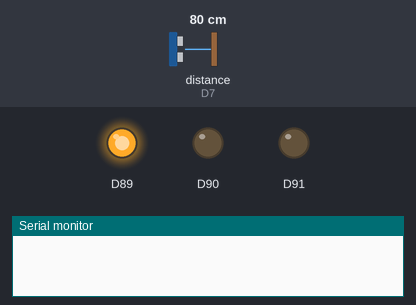
The sketch below on a simulated Arduino MKR. Shown: output pins drawn as LEDs (lit = HIGH), the last lines printed to the serial monitor. The test bench sets the inputs (shaded band); at power-on: distance to the obstacle (sensor on D7) 80 cm. The echo pulse lasts 58.3 µs per cm; WiFi joins after 1.5 s; servers stay silent unless stated; uploads are accepted with an empty reply.

Above: at 0.1 s.
At 16.2 s:
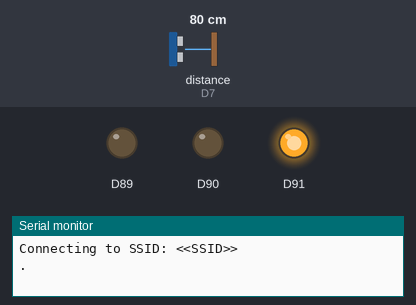
16.3 s: distance to the obstacle (sensor on D7) set to 2 cm
At 19.7 s:
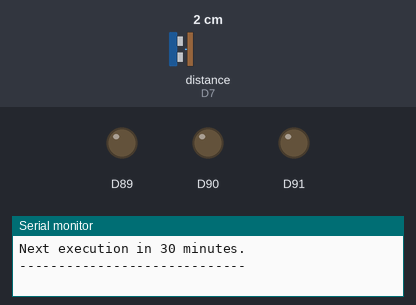
Timing chart, 0 to 21.2 s (numbered marks = the images above; inputs shaded):
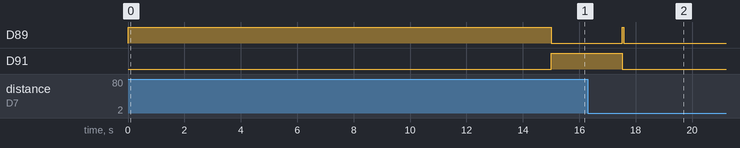

The sketch:

PutData-mazout.ino
```cpp
/*
  Read Utrasonic distance and send to remote url with GET parameters
  using an Arduino MKR WiFi 1010 and ultrasonic sensor JSN-SR04T (pins 6-7).
*/

#include <WiFiNINA.h>          // wifi
#include <ArduinoLowPower.h>   // sleep between measurements
#include <utility/wifi_drv.h>  // rgb led usage built into WiFiNINA - https://github.com/arduino-libraries/WiFiNINA/issues/24
#include <NewPing.h>           // to ping multiple times
//#include <SPI.h>             // replaced by newping

// setDebug enables led and serial output  (*bug: has to be enabled to run from powerbank?)
  int setDebug = 1;
  unsigned long runnr = 0;

// sleep time between data entries in milliseconds
  const int interval = 30*60*1000;   // 30 minutes
  unsigned long startTime;           // keep the interval at 30 minutes by subtracting time to process code
  unsigned long endTime;             // keep the interval at 30 minutes by subtracting time to process code

// configure the RGB LEDs
  int green = 25;      // MKR1010 internal pin
  int red   = 26;      // MKR1010 internal pin
  int blue  = 27;      // MKR1010 internal pin

// definitions for WiFi
  const char ssid[] = "<<SSID>>";    // network SSID (name)
  const char pass[] = "<<PASSWD>>";    // network password (use for WPA, or use as key for WEP)
  int status = WL_IDLE_STATUS;
  WiFiClient client;

// website to post to
  const char server[] = "www.<<DOMAIN>>.be";
  char getStmt[256];

//definitions for the ultrasonic sensor
  #define TRIGGER_PIN  6
  #define ECHO_PIN     7
  #define MAX_DISTANCE 300    // calibration parameter
  NewPing sonar(TRIGGER_PIN, ECHO_PIN, MAX_DISTANCE);
  float duration, distance;
  const int iterations = 10;  // measure x times for better accuracy


void setup() {
   Serial.begin(9600);

  // configure the rgb output led
  WiFiDrv::pinMode(red,   OUTPUT);
  WiFiDrv::pinMode(green, OUTPUT);
  WiFiDrv::pinMode(blue,  OUTPUT);

  // check for the WiFi module:
  if (WiFi.status() == WL_NO_MODULE) {
    setDebug = 1;
    Serial.println("Communication with WiFi module failed!");
    fadeRed();
    while (true);
  }

  if (setDebug) {
    String fv = WiFi.firmwareVersion();
    if (fv < WIFI_FIRMWARE_LATEST_VERSION) {
      Serial.println("Please upgrade the firmware");
    }
    ledGreen();
  }

  delay(15*1000);  // wait after reset to have a chance to upload a new sketch (not possible in sleep mode)

}


void loop() {
  startTime = millis();
  runnr++;
  if (setDebug) {ledOrange();}

  // check the wifi connection and reconnect if necessary
  connectWifi();
  delay(500); // to make sure the connection is started

  // Determine distance from duration of pings (distance/2 because of echo)
  // Use 343 metres per second as speed of sound
  duration = sonar.ping_median(iterations);
  distance = (duration / 2) * 0.0343;          //distance = sonar.convert_cm(duration);

  // GET url with parameters will be parsed by php file
  sprintf(getStmt,"""GET /Arduino/PutData.php?sensor=mazout&comment=%d&distance=%5.2f HTTP/1.0""",runnr,distance);

  // post the result to the server
  if (client.connect(server, 80)) {

    Serial.print("Connected to server: ");
    Serial.println(server);
    Serial.println(getStmt);
    if (setDebug) { ledGreen(); }


    // Make a HTTP request:
    client.println(getStmt);
    client.println("Host: www.<<DOMAIN>>.be");
    client.println("Connection: close");
    client.println("User-Agent: ArduinoWiFi/1.1");
    client.println();
  }

  // if the server is disconnected, stop the client:
  if (!client.connected()) {
    client.stop();
  }

  if (setDebug) { fadeOut(); }
  Serial.println("Next execution in 30 minutes.");
  Serial.println("-----------------------------");

  // Powersaving settings
  WiFi.disconnect();
  WiFi.end();                                    // disconnect and stop wifi
  status = WL_IDLE_STATUS;
  endTime=millis();                              // time to process 1 run subtracted from interval to keep it at +- 30 minutes
  LowPower.sleep(interval-(endTime-startTime));  // turns everything off before starting the loop() cycle again.

}


void connectWifi() {
  Serial.print("Connecting to SSID: ");
  Serial.println(ssid);
  if (setDebug) { ledBlue(); }

  // attempt to connect to Wifi network:
  while (status != WL_CONNECTED) {
    Serial.println(".");
    status = WiFi.begin(ssid, pass);
    delay(50);
  }
  // you're connected now, so print out the status:
  printWifiStatus();
  Serial.println("--------------------------------------");
}


void printWifiStatus() {

  // print the SSID of the network you're attached to:
  Serial.print("SSID: ");
  Serial.println(WiFi.SSID());

  // print your board's IP address:
  IPAddress ip = WiFi.localIP();
  Serial.print("IP Address: ");
  Serial.println(ip);

  // print the received signal strength:
  long rssi = WiFi.RSSI();
  Serial.print("signal strength (RSSI):");
  Serial.print(rssi);
  Serial.println(" dBm");
}


void ledOrange(){
  if (setDebug) {
    WiFiDrv::analogWrite(red,   255);
    WiFiDrv::analogWrite(green, 255);
    WiFiDrv::analogWrite(blue,    0);
  }
}

void fadeRed(){
  if (setDebug) {
    WiFiDrv::analogWrite(green,  0);
    WiFiDrv::analogWrite(blue,   0);

    for (int i = 0; i <= 255; i++) {
      WiFiDrv::analogWrite(red, i);
      delay(5);
    }
  }
}

void ledRed(){
  if (setDebug) {
    WiFiDrv::analogWrite(red,   255);
    WiFiDrv::analogWrite(green,   0);
    WiFiDrv::analogWrite(blue,    0);
  }
}

void ledGreen(){
  if (setDebug) {
    WiFiDrv::analogWrite(red,     0);
    WiFiDrv::analogWrite(green, 255);
    WiFiDrv::analogWrite(blue,    0);
  }
}

void ledBlue(){
  if (setDebug) {
    WiFiDrv::analogWrite(red,     0);
    WiFiDrv::analogWrite(green,   0);
    WiFiDrv::analogWrite(blue,  255);
  }
}

void ledWhite(){
  if (setDebug) {
    WiFiDrv::analogWrite(red,   255);
    WiFiDrv::analogWrite(green, 255);
    WiFiDrv::analogWrite(blue,  255);
  }
}
void fadeOut(){
  if (setDebug) {
    for (int i = 255; i >= 0; i--) {
      WiFiDrv::analogWrite(red,   0);
      WiFiDrv::analogWrite(green, 0);
      WiFiDrv::analogWrite(blue,  i);
      delay(5);
    }
  }
}
```
